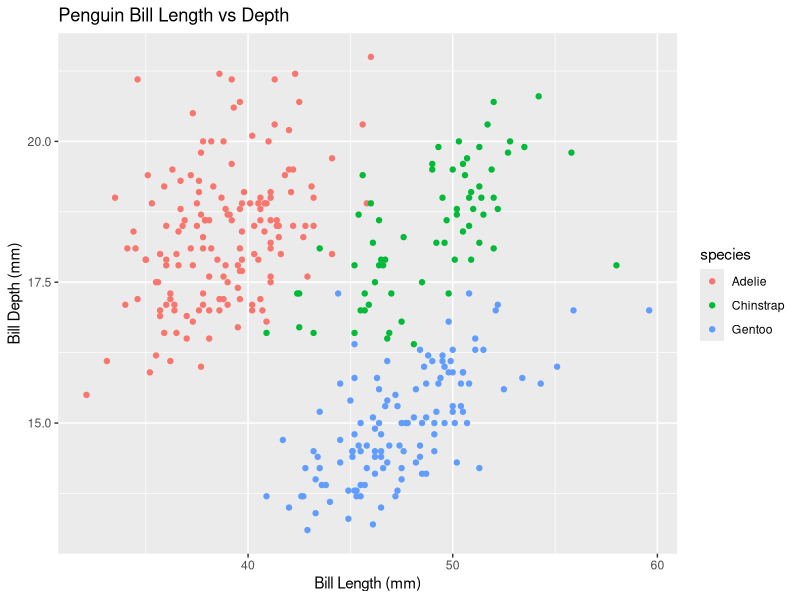
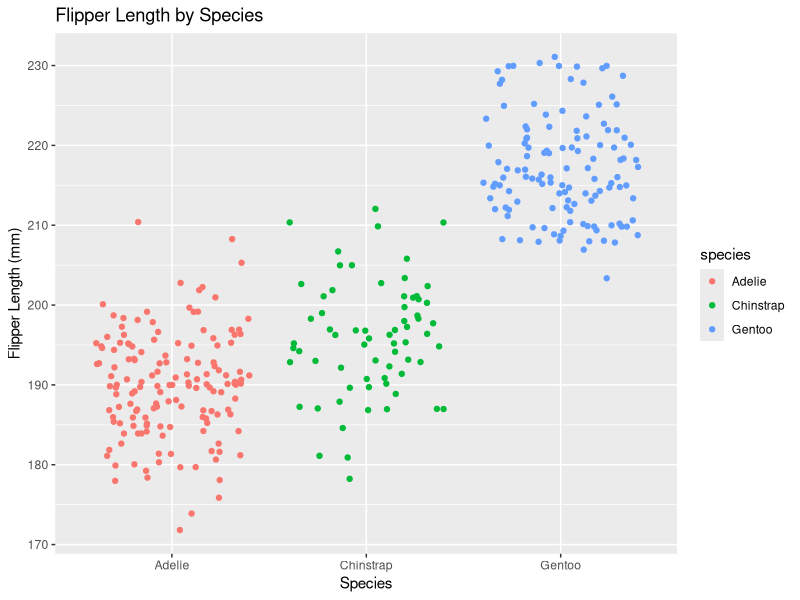

Write R code to recreate these figures, in order.
## ---- chunk 1
knitr::opts_chunk$set(echo = TRUE)
library(tidyverse)
library(palmerpenguins)
## ---- chunk 2
expression_a <- expression(x ^ 2)
derivative_a <- deriv(expression_a, "x")
x <- 3

eval(expression_a)
## ---- chunk 3
expression_b <- expression(2 * (3 * a + 2) ^ 4 - 5)
derivative_b <- deriv(expression_b, "a")
a <- 1.2

eval(expression_b)
## ---- chunk 4
expression_c <- expression((-4 * t)/(t ^ 2 + 1) ^ 3)
derivative_c <- deriv(expression_c, "t")
t <- 0

eval(expression_c)
## ---- chunk 5
penguin_bill_length_depth_plot <- ggplot(data = penguins, aes(x = bill_length_mm, y = bill_depth_mm)) +
  geom_point(aes(color = species)) +
  labs(x = "Bill Length (mm)", 
       y = "Bill Depth (mm)") +
  ggtitle("Penguin Bill Length vs Depth")

penguin_bill_length_depth_plot
  
## ---- chunk 6
ggplot(data = penguins, aes(x = species, y = flipper_length_mm)) +
  geom_jitter(aes(color = species)) +
  ggtitle("Flipper Length by Species") +
  labs(x = "Species", 
       y = "Flipper Length (mm)")
